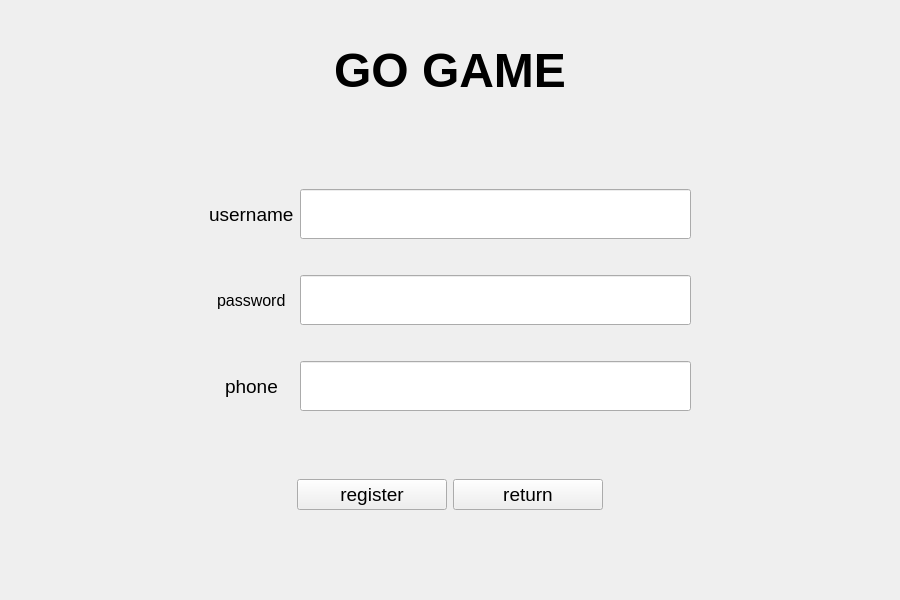
<?xml version="1.0" encoding="UTF-8"?>
<ui version="4.0">
 <class>toRegister</class>
 <widget class="QWidget" name="toRegister">
  <property name="windowModality">
   <enum>Qt::ApplicationModal</enum>
  </property>
  <property name="geometry">
   <rect>
    <x>0</x>
    <y>0</y>
    <width>900</width>
    <height>600</height>
   </rect>
  </property>
  <property name="maximumSize">
   <size>
    <width>900</width>
    <height>900</height>
   </size>
  </property>
  <property name="windowTitle">
   <string>Form</string>
  </property>
  <widget class="QFrame" name="formFrame">
   <property name="geometry">
    <rect>
     <x>200</x>
     <y>150</y>
     <width>500</width>
     <height>300</height>
    </rect>
   </property>
   <layout class="QFormLayout" name="formLayout">
    <property name="labelAlignment">
     <set>Qt::AlignCenter</set>
    </property>
    <property name="formAlignment">
     <set>Qt::AlignCenter</set>
    </property>
    <item row="1" column="0">
     <widget class="QLabel" name="label">
      <property name="minimumSize">
       <size>
        <width>40</width>
        <height>50</height>
       </size>
      </property>
      <property name="font">
       <font>
        <pointsize>14</pointsize>
       </font>
      </property>
      <property name="text">
       <string>username</string>
      </property>
     </widget>
    </item>
    <item row="3" column="0">
     <widget class="QLabel" name="label_2">
      <property name="minimumSize">
       <size>
        <width>40</width>
        <height>50</height>
       </size>
      </property>
      <property name="font">
       <font>
        <pointsize>12</pointsize>
       </font>
      </property>
      <property name="text">
       <string>password</string>
      </property>
     </widget>
    </item>
    <item row="5" column="0">
     <widget class="QLabel" name="label_3">
      <property name="minimumSize">
       <size>
        <width>40</width>
        <height>50</height>
       </size>
      </property>
      <property name="font">
       <font>
        <pointsize>14</pointsize>
       </font>
      </property>
      <property name="text">
       <string>phone</string>
      </property>
     </widget>
    </item>
    <item row="1" column="1">
     <widget class="QLineEdit" name="username">
      <property name="minimumSize">
       <size>
        <width>0</width>
        <height>50</height>
       </size>
      </property>
      <property name="font">
       <font>
        <pointsize>14</pointsize>
       </font>
      </property>
      <property name="locale">
       <locale language="English" country="UnitedStates"/>
      </property>
     </widget>
    </item>
    <item row="3" column="1">
     <widget class="QLineEdit" name="password">
      <property name="minimumSize">
       <size>
        <width>0</width>
        <height>50</height>
       </size>
      </property>
      <property name="font">
       <font>
        <pointsize>12</pointsize>
       </font>
      </property>
     </widget>
    </item>
    <item row="5" column="1">
     <widget class="QLineEdit" name="phone">
      <property name="minimumSize">
       <size>
        <width>0</width>
        <height>50</height>
       </size>
      </property>
      <property name="font">
       <font>
        <pointsize>14</pointsize>
       </font>
      </property>
     </widget>
    </item>
    <item row="6" column="1">
     <spacer name="verticalSpacer">
      <property name="orientation">
       <enum>Qt::Vertical</enum>
      </property>
      <property name="sizeHint" stdset="0">
       <size>
        <width>20</width>
        <height>40</height>
       </size>
      </property>
     </spacer>
    </item>
    <item row="4" column="1">
     <spacer name="verticalSpacer_2">
      <property name="orientation">
       <enum>Qt::Vertical</enum>
      </property>
      <property name="sizeHint" stdset="0">
       <size>
        <width>20</width>
        <height>40</height>
       </size>
      </property>
     </spacer>
    </item>
    <item row="2" column="1">
     <spacer name="verticalSpacer_3">
      <property name="orientation">
       <enum>Qt::Vertical</enum>
      </property>
      <property name="sizeHint" stdset="0">
       <size>
        <width>20</width>
        <height>40</height>
       </size>
      </property>
     </spacer>
    </item>
    <item row="0" column="1">
     <spacer name="verticalSpacer_4">
      <property name="orientation">
       <enum>Qt::Vertical</enum>
      </property>
      <property name="sizeHint" stdset="0">
       <size>
        <width>20</width>
        <height>40</height>
       </size>
      </property>
     </spacer>
    </item>
   </layout>
  </widget>
  <widget class="QFrame" name="horizontalFrame">
   <property name="geometry">
    <rect>
     <x>200</x>
     <y>450</y>
     <width>500</width>
     <height>90</height>
    </rect>
   </property>
   <layout class="QHBoxLayout" name="horizontalLayout">
    <item>
     <spacer name="horizontalSpacer">
      <property name="orientation">
       <enum>Qt::Horizontal</enum>
      </property>
      <property name="sizeHint" stdset="0">
       <size>
        <width>40</width>
        <height>20</height>
       </size>
      </property>
     </spacer>
    </item>
    <item>
     <widget class="QPushButton" name="register_1">
      <property name="minimumSize">
       <size>
        <width>150</width>
        <height>30</height>
       </size>
      </property>
      <property name="font">
       <font>
        <pointsize>14</pointsize>
       </font>
      </property>
      <property name="text">
       <string>register</string>
      </property>
     </widget>
    </item>
    <item>
     <widget class="QPushButton" name="return_2">
      <property name="minimumSize">
       <size>
        <width>150</width>
        <height>30</height>
       </size>
      </property>
      <property name="font">
       <font>
        <pointsize>14</pointsize>
       </font>
      </property>
      <property name="text">
       <string>return</string>
      </property>
     </widget>
    </item>
    <item>
     <spacer name="horizontalSpacer_2">
      <property name="orientation">
       <enum>Qt::Horizontal</enum>
      </property>
      <property name="sizeHint" stdset="0">
       <size>
        <width>40</width>
        <height>20</height>
       </size>
      </property>
     </spacer>
    </item>
   </layout>
  </widget>
  <widget class="QFrame" name="horizontalFrame_2">
   <property name="geometry">
    <rect>
     <x>0</x>
     <y>20</y>
     <width>900</width>
     <height>100</height>
    </rect>
   </property>
   <property name="minimumSize">
    <size>
     <width>20</width>
     <height>100</height>
    </size>
   </property>
   <layout class="QHBoxLayout" name="horizontalLayout_2">
    <item>
     <widget class="QLabel" name="label_4">
      <property name="font">
       <font>
        <pointsize>36</pointsize>
        <bold>true</bold>
       </font>
      </property>
      <property name="text">
       <string>GO GAME</string>
      </property>
      <property name="alignment">
       <set>Qt::AlignCenter</set>
      </property>
     </widget>
    </item>
   </layout>
  </widget>
 </widget>
 <resources/>
 <connections/>
</ui>
